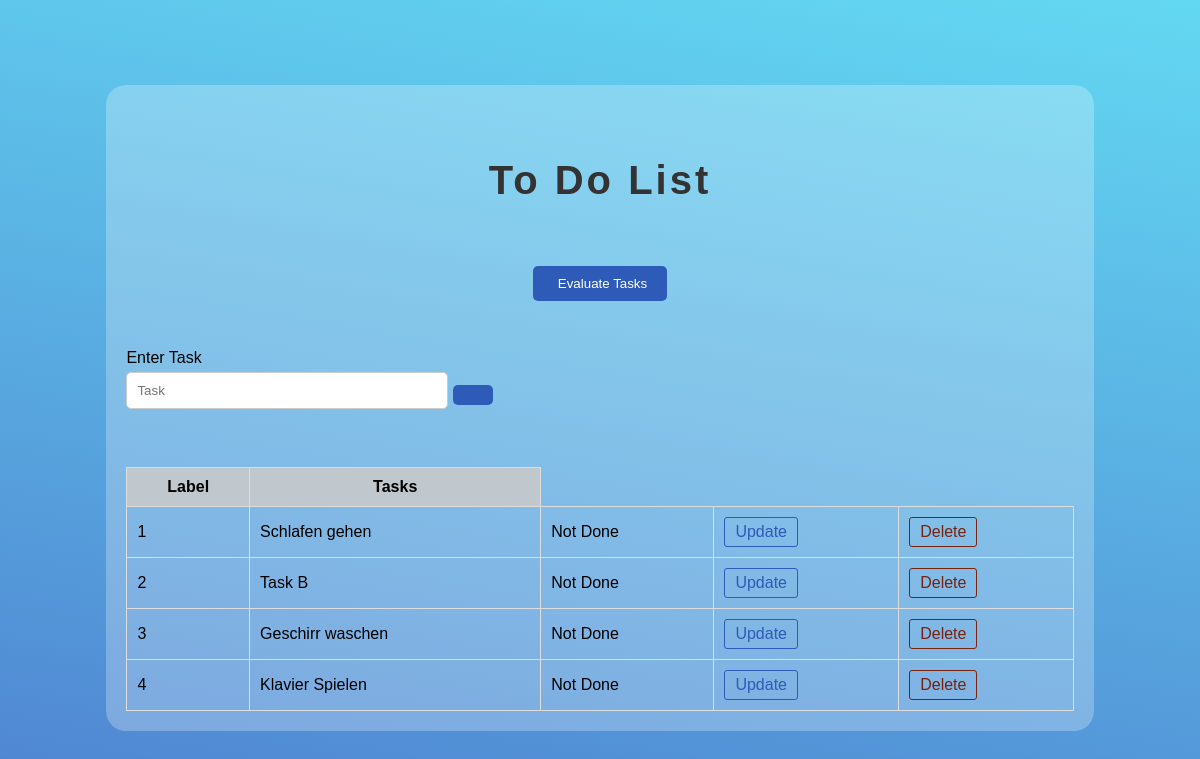
The page / on the database its author committed.
### main_app.py (models this page shows, shortened)
class Todo(db.Model):
    task_id=db.Column(db.Integer, primary_key=True)
    name=db.Column(db.String(200), nullable=False, unique=True)
    done=db.Column(db.Boolean)
    datetime_added = db.Column(db.DateTime, default=datetime.now())

### main_app.py (the view)
@app.route('/')
def index():
    global tasks_list, pop_task, IT_is_rated, UT_is_rated, ET_is_rated
    print('\nINDEX PAGE') # Debugging
    todo_list = Todo.query.all()
    IT_is_rated = False
    UT_is_rated = False
    ET_is_rated = False
    print("IT_is_rated: ", IT_is_rated) # Debugging
    print("UT_is_rated: ", UT_is_rated) # Debugging
    print("ET_is_rated: ", ET_is_rated) # Debugging
    pop_task = True
    print('Pop on: ', pop_task) # Debugging
    tasks_list = get_tasks_list()
    print('Task List:\n', tasks_list) # Debugging
    return render_template('index_WEBAPP.html', title='Main Page',
                           dataframe=df_tasks, todo_list=todo_list)

### main_app.py (called while the page is built)
def get_tasks_list():
    tasks = Todo.query.order_by(Todo.task_id).all()
    return [task.name for task in tasks]

### templates/index_WEBAPP.html (shortened to what this page needs)
<!DOCTYPE html>
<html lang="de">
<head>
    <link rel="stylesheet" href="{{ url_for('static', filename='style.css')}}">
</head>
<body>
    <div class="container">
        <h2>To Do List</h2>
        <div  class="center">
        <form action="/evaluate_tasks" method="post">
            <button type="submit">
                <i class="fas fa-chart-simple" style="padding-right: 5px;"></i>
                Evaluate Tasks
            </button>
        </form>
        </div>
        <br>
        <form action="/add_task" method="post">
            <div>
                <label>Enter Task</label>
                <input type="text" name="name" placeholder="Task">
                <button type="submit">
                </button>
            </div>
        </form>
        <br>
        <table>
            <thead>
                <tr>
                    <th>Label</th>
                    {% for column in dataframe.columns %}
                        <th>{{ column }}</th>
                    {% endfor %}
                </tr>
            </thead>
            <tbody>
                {%for todo in todo_list%}
                <tr>
                    <td>{{todo.task_id}}</td>
                    <td>{{todo.name}}</td>
                    {%if todo.done == False%}
                    <td>Not Done</td>
                    {%else%}
                    <td>Done</td>
                    {%endif%}
                    <td><a href="/update_task/{{todo.task_id}}" class="update-link">Update</a></td>
                    <td><a href="/delete_task/{{todo.task_id}}" class="delete-link">Delete</a></td>
                </tr>
                {%endfor%}
            </tbody>
        </table>
    </div>
</body>
</html>

### static/style.css (style rules this page uses)
body { font-family: Arial, sans-serif; background-color: #f5f8fa; background: linear-gradient(10deg, #4f83d1, #63D8F2); display: flex; flex-direction: column; align-items: center; justify-content: center; height: 100vh; }
.container { background-color: rgba(255, 255, 255, 0.25); width: 80%; margin: auto; padding: 20px; border-radius: 20px; }
.center { margin: auto; padding: 10px; display: flex; justify-content: center; align-items: center; }
h2 { padding: 20px; text-align: center; color: #333; font-size: 40px; letter-spacing: 3px; }
table { width: 100%; border-collapse: collapse; margin-top: 20px; }
table th, table td { padding: 10px; border: 1px solid #ddd; }
table th { background-color: #cacacadf; }
form { margin-bottom: 20px; }
form button { background-color: #2e5ab8; color: #fff; padding: 10px 20px; border: none; border-radius: 5px; cursor: pointer; }
label { display: block; margin-bottom: 5px; }
input[type="text"] { width: 300px; padding: 10px; border-radius: 5px; border: 1px solid #ccc; }
a.update-link { display: inline-block; padding: 5px 10px; color: #2e5ab8; border: 1px solid #2e5ab8; border-radius: 3px; text-decoration: none; transition: background-color 0.3s, color 0.3s, border-color 0.3s; }
a.delete-link { display: inline-block; padding: 5px 10px; color: #792210; border: 1px solid #792210; border-radius: 3px; text-decoration: none; transition: background-color 0.3s, color 0.3s, border-color 0.3s; }

### rows shown on the page
Todo: task_id "1", name "Schlafen gehen", done "Not Done"
Todo: task_id "2", name "Task B", done "Not Done"
Todo: task_id "3", name "Geschirr waschen", done "Not Done"
Todo: task_id "4", name "Klavier Spielen", done "Not Done"

### other values the page prints
{{ column }} "Tasks"
